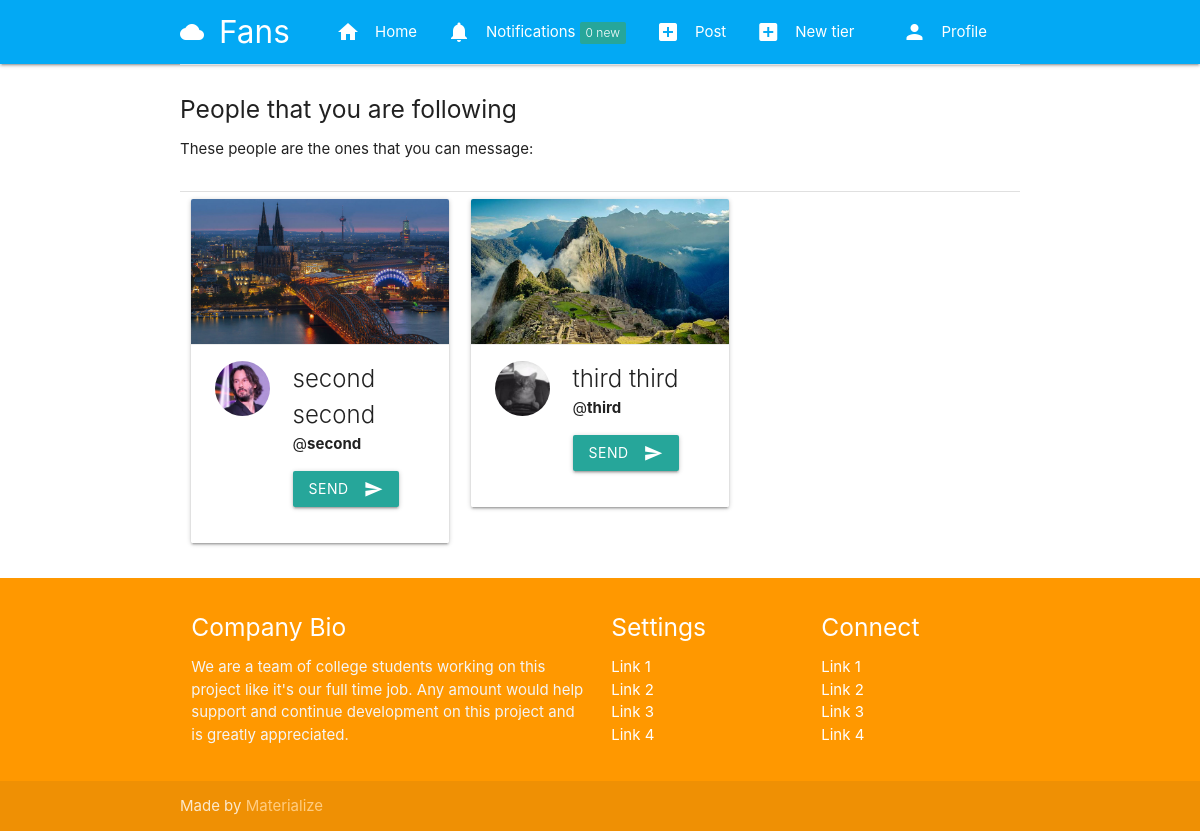
Page /messages/start/ (signed in) on the earlier database version.
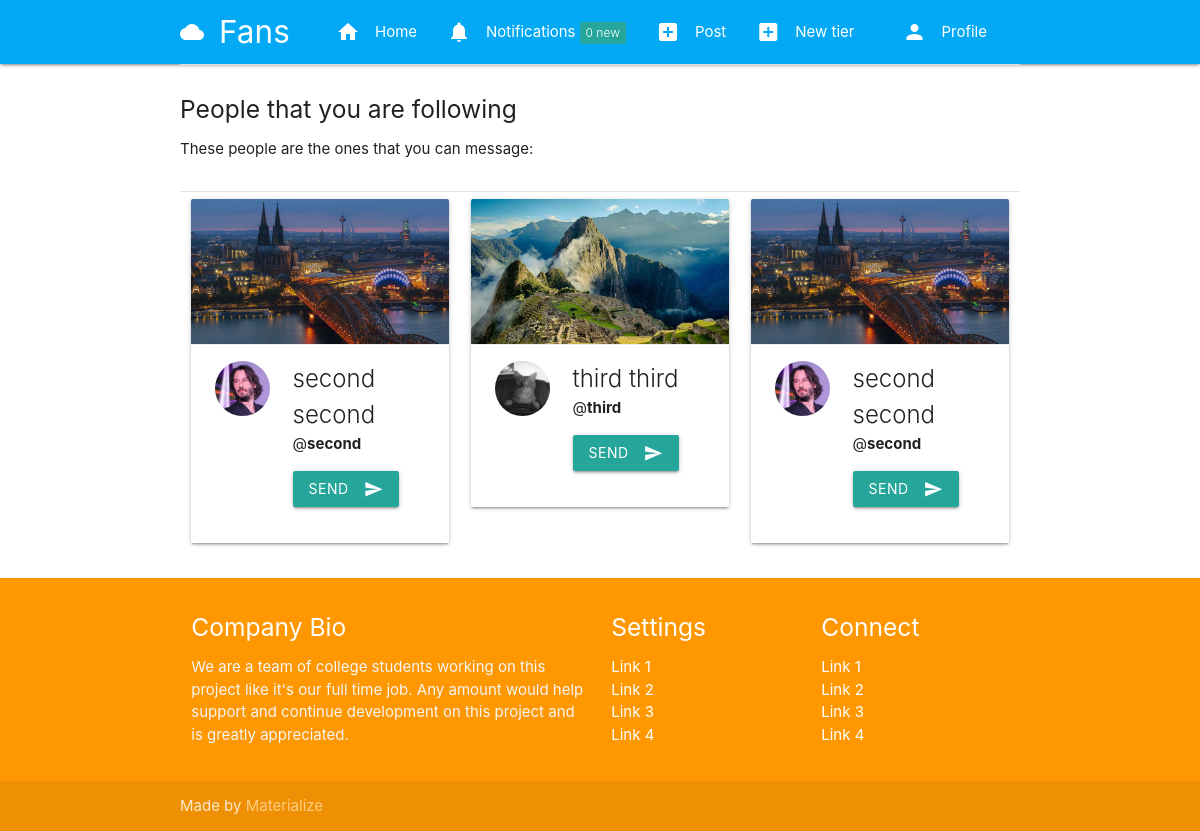
Same page on the later database version.
### tier/models.py (models this page shows, shortened)
class Subscription(models.Model):
    subscriber = models.ForeignKey(User, related_name=("subscriber"), on_delete=models.CASCADE)
    subscribed = models.ForeignKey(User, related_name=("subscribed"), on_delete=models.CASCADE)
    tier = models.ForeignKey(Tier, related_name=("tier"), on_delete=models.CASCADE)
    date = models.DateTimeField(auto_now_add=True)
    expired = models.BooleanField(default=False)

### authy/models.py (models this page shows, shortened)
class Profile(models.Model):
	user = models.OneToOneField(User, on_delete=models.CASCADE, related_name='profile')
	location = models.CharField(max_length=50, null=True, blank=True)
	url = models.CharField(max_length=80, null=True, blank=True)
	profile_info = models.TextField(max_length=150, null=True, blank=True)
	created = models.DateField(auto_now_add=True)
	picture = models.ImageField(upload_to=user_directory_path_profile, blank=True, null=True, verbose_name='Picture')
	banner = models.ImageField(upload_to=user_directory_path_banner, blank=True, null=True, verbose_name='Banner')

### direct/views.py (the view)
# urls.py: path('start/',people_we_can_message,name='people-we-can-message'),
@login_required
def people_we_can_message(request):
  people = Subscription.objects.filter(Q(subscriber=request.user) & Q(tier__can_message=True))
  context = {
    'people':people,
  }
  return render(request,'direct/can_message_list.html',context)

### authy/views.py (called while the page is built)
def side_nav_info(request):
	user = request.user
	nav_profile = None
	fans = None
	follows = None
	if user.is_authenticated:
		nav_profile = Profile.objects.get(user=user)
		fans = Subscription.objects.filter(subscribed=user).count()
		follows = Subscription.objects.filter(subscriber=user).count()
	return {'nav_profile': nav_profile, 'fans': fans, 'follows': follows}

### notifications/views.py (called while the page is built)
def count_notifications(request):
  count_notifications = None
  if request.user.is_authenticated:
    count_notifications = Notification.objects.filter(user=request.user,is_seen=False).count()
  return {'count_notifications':count_notifications}

### fans_clone/templates/direct/can_message_list.html (shortened to what this page needs)
{% extends 'base.html' %}
{% load static %}
{% block content %}
<div class="divider"></div>
<div class="section">
  <h5>People that you are following</h5>
  <p>These people are the ones that you can message:</p>
</div>
<div class="divider"></div>
{% for person in people %}
    <div class="col s12 m4">
              <div class="card">
                <div class="card-image">
                  {% if person.subscribed.profile.banner %}
                    <img src="{{ person.subscribed.profile.banner.url }}">
                  {% else %}
                    <img src="{% static 'img/nobanner.jpg' %}">
                  {% endif %}
                </div>
                <div class="card-action">
                    <div class="row">
                        <div class="col s4">
                        {% if person.subscribed.profile.picture %}
                            <img src="{{ person.subscribed.profile.picture.url }}" class="circle responsive-img">
                          {% else %}
                            <img src="{% static 'img/no_avatar.jpg' %}" class="circle responsive-img">
                          {% endif %}
                        </div>
                        <div class="col s8">
                            <span class="card-title">
                                {{ person.subscribed.first_name }} {{ person.subscribed.last_name }}
                            </span>
                            <br>
                            <span>@<b>{{ person.subscribed.username }}</b></span>
                            <a href="{% url 'new-conversation' person.subscribed.username %}" class="waves-effect waves-light btn"><i class="material-icons right">send</i>Send</a>
                        </div>
                    </div>
                </div>
              </div>
    </div>
{% endfor %}
{% endblock %}

Differences in the rows shown:
added Subscription: subscribed.profile.banner (picture), subscribed.profile.picture (placeholder picture), subscribed.first_name "second", subscribed.last_name "second", subscribed.username "second"
